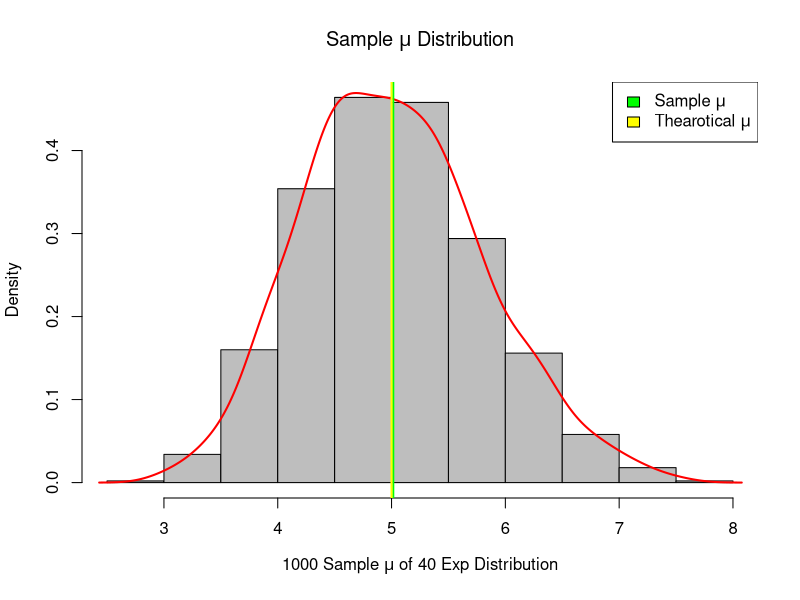
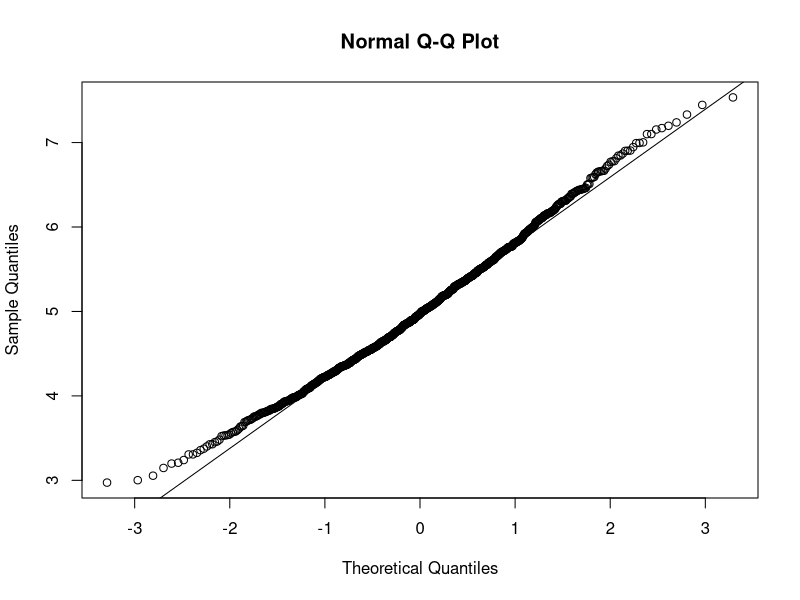

Source code (R) for these figures, in order:
## ---- chunk 1
knitr::opts_chunk$set(echo = TRUE)
##loading requrired packages
packages<-c("ggplot2")
sapply(packages, require, character.only = TRUE)
## setting the seed, to insure this analysis will end up with the same results
set.seed(1982)
## ---- chunk 2
## setting up known vars
lambda = .2
n = 40
## numric vector to store simulated data
mns = NULL

for (i in 1 : 1000) mns <- c(mns, mean(rexp(40,lambda)))
 
## ---- chunk 3
##Sample mean
smpl_mean <-  mean(mns)
sprintf("The sample means converged to: %f",smpl_mean)


##Thearotical Sample mean
theory_mean <- 1/lambda
sprintf("The Thearotical sample means converged to: %f", theory_mean)

## ---- chunk 4


hist(mns,probability = TRUE,col="gray", #breaks = c(1,40),
     main= expression(paste("Sample ",mu, ' Distribution')),
     xlab = expression(paste("1000 Sample ",mu, ' of 40 Exp Distribution'))
     )


## density plot
lines(density(mns), lwd = 2,  col = "red")


## Draw the means
abline(v=smpl_mean,col="green",lwd=2)

## Thearotical mean
abline(v=theory_mean,col="yellow",lwd=2)


legend("topright", c( expression(paste("Sample ",mu)),  expression(paste("Thearotical ",mu))), fill=c("green", "yellow"))


## ---- chunk 5
##standard diviation
smpl_sd <-  sd(mns)
print(smpl_sd);
#sprintf("Then,  Standard diviation the sample means is : %f",smpl_sd)
## ---- chunk 6
##standard diviation
smpl_var <-  var(mns)
print(smpl_var);
#sprintf("Then,  Standard variance the sample means is : %f",smpl_var)
## ---- chunk 7
##Thearotical standard diviation
theory_sd <- 1/(lambda*sqrt(40))
print(theory_sd)
#sprintf("Then, Thearotical standard diviation converged to: %f", theory_sd  )
## ---- chunk 8
##Thearotical standard diviation
theory_var <- ((1/lambda)/sqrt(40))^2
print(theory_var)

## ---- chunk 9

qqnorm(mns); qqline(mns)
 

